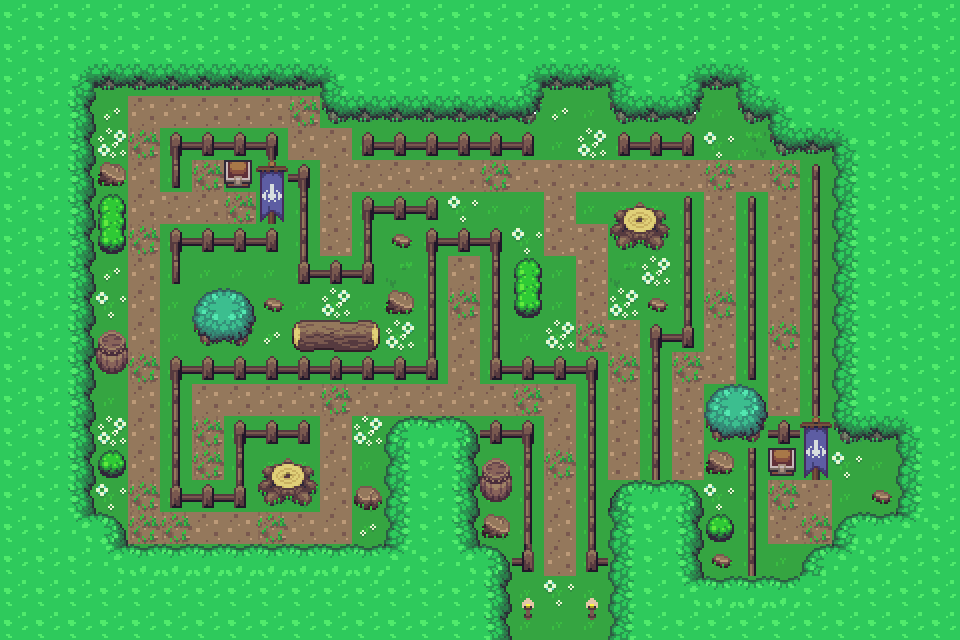

This is a level from a 2D game, rendered from its Tiled map with the project's own tilesets. A one-line summary and the map file follow, with tile-layer data summarised:
An orthogonal 30x20 tile map with 32x32 px tiles, 2 tile layers (Calque de Tuiles 2, Calque de Tuiles 1) and 88 objects (75x collision, Cache2, Cache1, Foret2).

<map version="1.10" tiledversion="1.10.2" orientation="orthogonal" renderorder="right-down" width="30" height="20" tilewidth="32" tileheight="32" infinite="0" nextlayerid="5" nextobjectid="110">
 <tileset firstgid="1" source="tileset_nsi2.tsx" />
 <layer id="2" name="Calque de Tuiles 2" width="30" height="20">
  <data>[600 cells, 599 non-empty, 1 distinct tile ids]</data>
 </layer>
 <layer id="1" name="Calque de Tuiles 1" width="30" height="20">
  <data>[600 cells, 579 non-empty, 56 distinct tile ids]</data>
 </layer>
 <objectgroup id="3" name="Collision">
  <object id="2" type="collision" x="769" y="128" width="63.6667" height="25.6667" />
  <object id="3" type="collision" x="832.667" y="130" width="30.6667" height="308" />
  <object id="4" type="collision" x="741.75" y="96" width="27.25" height="31.25" />
  <object id="5" type="collision" x="703.75" y="64" width="32" height="32.75" />
  <object id="6" type="collision" x="607.25" y="95.75" width="92" height="31.25" />
  <object id="7" type="collision" x="544.5" y="62.75" width="63" height="32.5" />
  <object id="8" type="collision" x="512" y="96.75" width="31.5" height="32" />
  <object id="9" type="collision" x="319.5" y="97" width="192" height="31.5" />
  <object id="10" type="collision" x="64.5" y="65.5" width="255.5" height="29.5" />
  <object id="11" type="collision" x="63.5" y="96.5" width="31.5" height="416" />
  <object id="17" type="collision" x="94.5" y="513.5" width="32.5" height="31" />
  <object id="18" type="collision" x="127.5" y="544.5" width="270.5" height="14" />
  <object id="19" type="collision" x="383.5" y="415.5" width="32.5" height="129.5" />
  <object id="20" type="collision" x="383.5" y="417" width="97" height="30.5" />
  <object id="21" type="collision" x="447.5" y="415.5" width="33.5" height="131.5" />
  <object id="22" type="collision" x="480" y="544.5" width="32.5" height="96" />
  <object id="23" type="collision" x="608" y="481" width="34" height="159.5" />
  <object id="24" type="collision" x="608.5" y="480" width="96" height="33.5" />
  <object id="25" type="collision" x="672.5" y="479.5" width="31" height="100.5" />
  <object id="26" type="collision" x="702.5" y="573" width="103" height="12.5" />
  <object id="27" type="collision" x="799.5" y="542" width="34" height="33.5" />
  <object id="28" type="collision" x="766.333" y="446.333" width="30.6667" height="31.3333" />
  <object id="29" type="collision" x="703.333" y="383.333" width="65.3333" height="61" />
  <object id="30" type="collision" x="609" y="196" width="62" height="56" />
  <object id="31" type="collision" x="256.5" y="452" width="61.5" height="56.5" />
  <object id="32" type="collision" x="191" y="285" width="66" height="63.5" />
  <object id="33" type="collision" x="222" y="155" width="31" height="35.5" />
  <object id="34" type="collision" x="832.333" y="524" width="91.6667" height="22.3333" />
  <object id="36" type="collision" x="836.667" y="415.333" width="90" height="22.6667" />
  <object id="37" type="collision" x="898.667" y="417.333" width="30" height="102.667" />
  <object id="41" type="collision" x="742" y="437.333" width="19.3333" height="140" />
  <object id="42" type="collision" x="703.333" y="444.667" width="39.3333" height="37.3333" />
  <object id="47" type="collision" x="194" y="207" width="1" />
  <object id="51" type="collision" x="617.5" y="132" width="76.5" height="23.5" />
  <object id="52" type="collision" x="768" y="420" width="33" height="23.5" />
  <object id="53" type="collision" x="802.5" y="420.5" width="25" height="59.5" />
  <object id="54" type="collision" x="649" y="322.5" width="12.5" height="153.5" />
  <object id="55" type="collision" x="650" y="467.5" width="11.5" height="16.5" />
  <object id="56" type="collision" x="661.5" y="328" width="33.5" height="20" />
  <object id="57" type="collision" x="680.5" y="193.5" width="13" height="136" />
  <object id="58" type="collision" x="745.5" y="194" width="11.5" height="186" />
  <object id="59" type="collision" x="811.5" y="163" width="9" height="256.5" />
  <object id="60" type="collision" x="362.5" y="130.5" width="172" height="24" />
  <object id="61" type="collision" x="361.5" y="196" width="79" height="22.5" />
  <object id="62" type="collision" x="360.5" y="217.5" width="13.5" height="66.5" />
  <object id="63" type="collision" x="290" y="164" width="19" height="121.5" />
  <object id="64" type="collision" x="306" y="262" width="61.5" height="22" />
  <object id="65" type="collision" x="168.5" y="132" width="110" height="26" />
  <object id="66" type="collision" x="170.5" y="157.5" width="10.5" height="30.5" />
  <object id="67" type="collision" x="170" y="227.5" width="10.5" height="57.5" />
  <object id="68" type="collision" x="169" y="227" width="109.5" height="24.5" />
  <object id="69" type="collision" x="255" y="160" width="31" height="64" />
  <object id="70" type="collision" x="98.5" y="192.5" width="24.5" height="61.5" />
  <object id="71" type="collision" x="95" y="330.5" width="30.5" height="43.5" />
  <object id="72" type="collision" x="290" y="319.5" width="88.5" height="30.5" />
  <object id="73" type="collision" x="424.5" y="228" width="11.5" height="151" />
  <object id="74" type="collision" x="423" y="228" width="79" height="22.5" />
  <object id="75" type="collision" x="489.5" y="227" width="14" height="153" />
  <object id="76" type="collision" x="514" y="256.5" width="28.5" height="62.5" />
  <object id="77" type="collision" x="489" y="354" width="107.5" height="25" />
  <object id="78" type="collision" x="584" y="378" width="23" height="194" />
  <object id="79" type="collision" x="585.5" y="598" width="11.5" height="21.5" />
  <object id="80" type="collision" x="521.5" y="598.5" width="11" height="20" />
  <object id="82" type="collision" x="482" y="422.5" width="51" height="21" />
  <object id="83" type="collision" x="519" y="422.5" width="14.5" height="148" />
  <object id="84" type="collision" x="511" y="549" width="12" height="20.5" />
  <object id="85" type="collision" x="232" y="421" width="79" height="22.5" />
  <object id="86" type="collision" x="234" y="442.5" width="10.5" height="66" />
  <object id="87" type="collision" x="172.5" y="482" width="65" height="25" />
  <object id="88" type="collision" x="170.5" y="356.5" width="11" height="127.5" />
  <object id="89" type="collision" x="181.5" y="356.5" width="247" height="23" />
  <object id="90" type="collision" x="99.5" y="450" width="25.5" height="27" />
  <object id="91" type="collision" x="353.5" y="482" width="30" height="29" />
  <object id="92" type="collision" x="99" y="162" width="26.5" height="25.5" />
  <object id="93" type="collision" x="388.5" y="291" width="25.5" height="26" />
  <object id="100" x="855" y="516.333" width="21.3333" height="8.66667" />
  <object id="101" x="865" y="511" width="8.66667" height="6" />
  <object id="102" x="250.333" y="151.667" width="27.6667" height="11.3333" />
  <object id="103" x="402.333" y="214" width="38" height="15.6667" />
  <object id="104" x="179.667" y="272" width="25.3333" height="13.6667" />
  <object id="105" x="192" y="346" width="21" height="13.3333" />
  <object id="106" x="616.667" y="124.667" width="8.33333" height="9.66667" />
  <object id="107" x="680" y="121.667" width="13.6667" height="11" />
  <object id="108" x="362.333" y="123" width="15" height="9.66667" />
  <object id="109" x="518" y="121" width="16.3333" height="12.6667" />
 </objectgroup>
 <objectgroup id="4" name="warp">
  <object id="95" name="Cache2" x="864.667" y="448.667" width="31.3333" height="63.3333" />
  <object id="96" name="Cache1" x="698.5" y="95.1667" width="43" height="30.8333" />
  <object id="99" name="Foret2" x="544.667" y="600.333" width="32" height="32" />
 </objectgroup>
</map>
